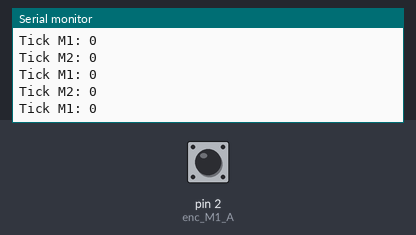
The sketch below on a simulated Arduino Uno, built with avr-gcc and run on an emulated ATmega328P. On the bench: the last lines printed to the serial monitor. The inputs (shaded band) are chosen by the test bench; at power-on: pin 2 (enc_M1_A) HIGH.

Above: at 1.2 s.
1.3 s: pin 2 (enc_M1_A) pulled LOW for 0.15 s
At 2.1 s:
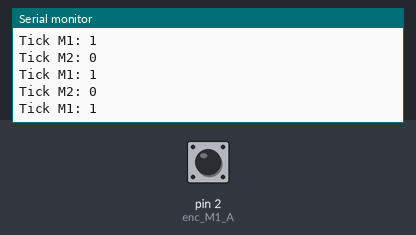
2.9 s: pin 2 (enc_M1_A) pulled LOW for 1 s
6.9 s: pin 2 (enc_M1_A) pulled LOW for 0.15 s
At 7.5 s:
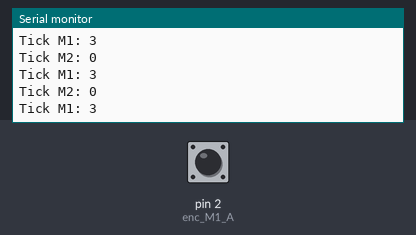
Timing chart, 0 to 9.9 s (numbered marks = the images above; inputs shaded):
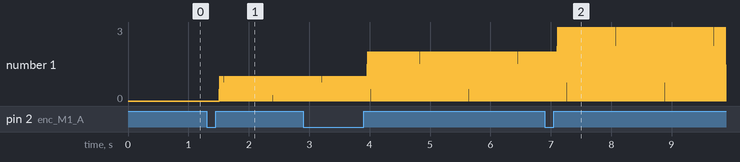

The sketch:

encoder_ticks_counter.ino
```cpp
/* Project: Grabby Warehouse
 * Code: Counts the ticks of the encoder per revolution of the motor shaft and gearbox
 * Julius Ortstadt
 * 06.04.2024
 * Help: https://automaticaddison.com/calculate-pulses-per-revolution-for-a-dc-motor-with-encoder/
*/

// Define the pins for the motor encoder
// WARNING: Pins need to be pins that can be interrupted (see list for Arduino)
#define enc_M1_A 2 // Yellow for encoder A
#define enc_M1_B 3 // White for encoder B

#define enc_M2_A 18 // Yellow for encoder A
#define enc_M2_B 19 // White for encoder B

// Tick counter
volatile long M1_tick_count = 0;
volatile long M2_tick_count = 0;


void setup() {
  // put your setup code here, to run once:
  Serial.begin(9600);

  // Set the pinMode of the encoders
  pinMode(enc_M1_A, INPUT_PULLUP);
  //pinMode(enc_M2_A, INPUT_PULLUP);

  // When the pin goes HIGH we interrupt (therefore the volatile long)
  attachInterrupt(digitalPinToInterrupt(enc_M1_A), M1_tick, RISING);
  attachInterrupt(digitalPinToInterrupt(enc_M2_A), M2_tick, RISING);
}

void loop() {
  // put your main code here, to run repeatedly:
  Serial.print("Tick M1: ");
  Serial.println(M1_tick_count);

  Serial.print("Tick M2: ");
  Serial.println(M2_tick_count);
}


void M1_tick(){
  M1_tick_count++;
}

void M2_tick(){
  M2_tick_count++;
}
```

Measured:
- after the input at 1.3 s, the serial monitor: prints a new line after 0.22 s (image 1)
- after the input at 6.9 s, the serial monitor: prints a new line after 0.21 s (image 2)
